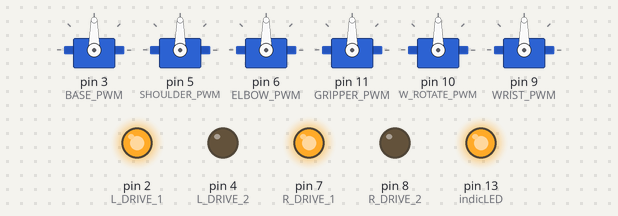
This sketch was run on a simulated Arduino Uno, built with avr-gcc and run on an emulated ATmega328P. Parts: 6 × servo, output pins drawn as LEDs (lit = HIGH). Random numbers use the default seed unless the sketch sets one.

Above: at 2.6 s.
At 4.6 s:
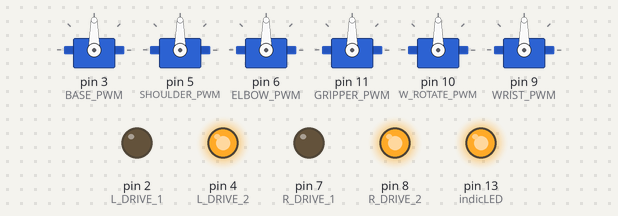
At 6.6 s:
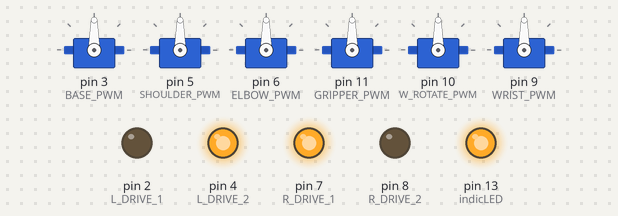
At 8.6 s:
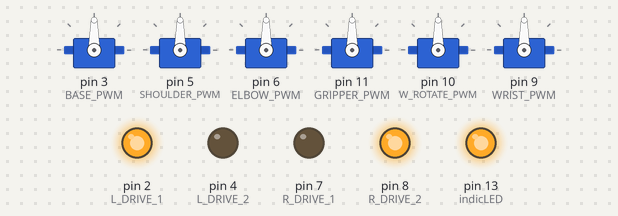
At 10.6 s:
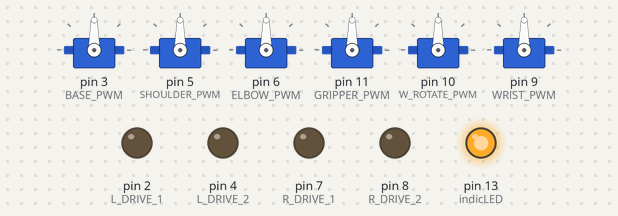
Timing chart, 0 to 13.2 s (numbered marks = the images above):
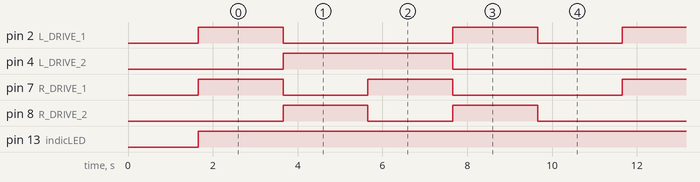

Measured:
- by itself, pin 2 (L_DRIVE_1): repeats every 10.0 s: LOW 4.0 s, HIGH 2.0 s, LOW 2.0 s, HIGH 2.0 s
- by itself, pin 4 (L_DRIVE_2): alternates HIGH for 4.0 s and LOW for 6.0 s
- by itself, pin 7 (R_DRIVE_1), pin 8 (R_DRIVE_2): repeats every 10.0 s: LOW 2.0 s, HIGH 2.0 s, LOW 4.0 s, HIGH 2.0 s
- by itself, pin 13 (indicLED): LOW → HIGH at 1.7 s

The sketch:

robot.ino
```cpp
/*
elbow - up = 15, down = 130
base - left = 0, right = 180
shoulder - back = 0, forward = 180
wrist - down = 0, up = 180
wrist rotate - left = 0, right = 180
gripper - open = 10, closed = 180
*/


#include <Servo.h>  // servo library
#include "sn754410.h"

const int NORM_SPD = 15;//speed set() moves at: lower NORM_SPD means faster movement
const int SLOW_SPD = 35; //speed for spd=0
const int FAST_SPD = 0;//delay for spd=2

//PWM's : 3, 5, 6, 9, 10, 11
const int BASE_PWM = 3;
const int SHOULDER_PWM = 5;
const int ELBOW_PWM = 6;
const int WRIST_PWM = 9;
const int W_ROTATE_PWM = 10;
const int GRIPPER_PWM = 11;

const int indicLED = 13;

const int L_DRIVE_1 = 2;
const int L_DRIVE_2 = 4;
const int R_DRIVE_1 = 7;
const int R_DRIVE_2 = 8;

//analog pins
const int PRESSURE_PIN = 0;

//gripper constants:
const int OPEN = 15;
const int CLOSED = 170;

//Motor declarations
Servo base;
Servo shoulder;
Servo elbow;
Servo wrist;
Servo wrist_rotate;
Servo gripper;

sn754410 drive(L_DRIVE_1, L_DRIVE_2, R_DRIVE_1, R_DRIVE_2);

void setup()
{
  //If you ever want to
  // release the servo (allowing it to be turned by hand),
  // you can call servo1.detach()

  //Set up digital outputs
  pinMode(indicLED, OUTPUT);
  pinMode(L_DRIVE_1, OUTPUT);
  pinMode(L_DRIVE_2, OUTPUT);
  pinMode(R_DRIVE_1, OUTPUT);
  pinMode(R_DRIVE_2, OUTPUT);

  //seed random
  randomSeed(analogRead(2));

  //enable servos
  base.attach(BASE_PWM);
  shoulder.attach(SHOULDER_PWM);
  elbow.attach(ELBOW_PWM);
  gripper.attach(GRIPPER_PWM);
  wrist_rotate.attach(W_ROTATE_PWM);
  wrist.attach(WRIST_PWM);

  //begin serial transmission
  Serial.begin(9600);

  //optional
  Home();
}


void loop()
{
  digitalWrite(indicLED, HIGH);
  rtnDrive();
}

//////////////////////////////////////routines//////////////////////////////////////////
void rtnTest(){
  //moves all motors in a pattern
  for(float i=0.2; i<1.0; i+=0.01){
    drive.set(i, i);
    delay(100);
  }
  drive.set(0,0);

  set(wrist, 90, 1);
  set(wrist_rotate, 180, 1);
  set(gripper, CLOSED, 1);
  set(gripper, OPEN, 1);
  set(base, 0, 0);
  set(base, 180, 0);
  Home();
  set(shoulder, 90, 1);
  set(elbow, 15, 1);
  Home();
}

void rtnFlyTrap(){
  //stays still with gripper open. closes when the pressure sensor is touched
  //mostly just a test of the sensor
  set(wrist,90,1);
  while (analogRead(PRESSURE_PIN)<6){
    int val = analogRead(PRESSURE_PIN);
    if (val>3){
      Serial.println(val);
    }
    set(gripper, OPEN, 2);
  }
  set(gripper, CLOSED, 2);
  delay(3000);
  set(gripper, OPEN, 0);
}

void rtnPickPlace(){
  Home();
  set(elbow, 20, 1);
  set(wrist_rotate, 180, 1);
  set(wrist, 30, 2);
  set(shoulder, 160, 1);
  set(gripper, CLOSED, 1);
  while(has_object() == false){
    set(gripper, OPEN, 1);
    set(shoulder, 100, 1);
    set(base, random(70, 120), 1);
    set(shoulder, 160, 1);
    set(gripper, CLOSED, 1);
  }
  Home();
  drive.set(1,-1);
  delay(4000);
  drive.set(0,0);
  set(wrist, 90, 1);
  set(gripper, OPEN, 1);
  Home();
  drive.set(1,-1);
  delay(4000);
  drive.set(0,0);
}

void rtnGive(){
  drive.set(1,1);
  delay(3000);
  drive.set(0,0);
  set(gripper, OPEN, 2);
  set(wrist_rotate, 90, 2);
  set(elbow, 30, 2);
  set(shoulder, 135, 1);
  set(wrist, 90, 0);
  set(gripper, CLOSED, 0);
  set(shoulder, 90, 1);
  set(wrist, 0, 1);
  drive.set(1,-1);
  delay(3000);
  drive.set(0,0);
  delay(500);
  drive.set(1,1);
  delay(3000);
  drive.set(0,0);
  set(shoulder, 135, 0);
  set(wrist, 90, 0);
  delay(1000);
  set(gripper, OPEN, 1);
  delay(1000);
  set(shoulder, 90, 1);
  set(wrist, 0, 1);
  drive.set(1,-1);
  delay(3000);
  drive.set(0,0);
  delay(5000);
}

void rtnDrive(){
  drive.set(1,1);
  delay(2000);
  drive.set(-1,-1);
  delay(2000);
  drive.set(-1,1);
  delay(2000);
  drive.set(1,-1);
  delay(2000);
  drive.set(0,0);
  delay(2000);
}

void rtnPen(){
   set(base, 90, 2);
   set(shoulder, 110, 2);
   set(elbow, 120, 2);
   set(wrist, 135, 2);
   set(wrist_rotate, 90, 2);
   set(gripper, 140, 2);
   while(true){
     set(base,130,1);
     delay(500);
     set(base, 60,1);
     delay(500);
   }
}


void rtnPiano(){
   int DOWN = 85;
   int UP = 50;
   set(wrist, 0 , 1);
   set(shoulder, 100, 1);
   set(base, 80, 1);
   set(gripper, OPEN, 2);
   set(wrist_rotate, 10, 1);
   set(elbow, UP, 1);

   set(elbow, DOWN, 1);
   set(elbow, UP, 1);
   set(base, 100, 1);
   set(wrist_rotate, 0, 1);
   set(elbow, DOWN, 1);
   set(elbow, UP, 1);
}

void rtnLaser(){
  //routine to hold a laser pointer and have a dog chase the beam
  int HOLD = 120;//angle for gripper to holp laser without turning it on
  int PRESS = 140;//angle for gripper to turn on laser

  set(base, 90, 1);
  set(shoulder, 80, 1);
  set(elbow, 50, 1);
  set(wrist, 60, 1);
  set(wrist_rotate, 90, 1);
  delay(3000);
  set(gripper, HOLD, 0);
  delay(1000);
  set(gripper, PRESS, 0);

  while(true){
  set(base, random(30, 150), 1);
  set(wrist, random(35, 75), 0);
  drive.set(random(-1,2), random(-1,2));
  delay(1000);
  }
}

void rtnScoop(){
  set(gripper, CLOSED, 1);

  set(base, 40, 1);
  set(shoulder, 90, 1);
  set(elbow, 30, 1);
  set(wrist_rotate, 0, 1);
  set(wrist, 20, 1);
  delay(500);
  set(shoulder, 120, 1);
  set(wrist, 65, 0);
  set(shoulder, 100, 0);
  set(wrist, 50, 0);
  set(base, 140, 1);
  set(wrist_rotate, 180, 1);
}

void rtnMelon(){
  //ball a melon
  set(shoulder, 90, 1);
  set(base, 50, 1);
  set(elbow, 80, 1);
  set(wrist, 90, 1);
  set(wrist_rotate, 0, 1);
  set(gripper, CLOSED, 1);
  delay(500);
  set(elbow, 110, 1);
  set(wrist_rotate, 180, 1);
  set(wrist, 110, 1);
  set(elbow, 80, 1);
  set(base, 120, 1);
  set(wrist_rotate, 0, 1);
  for(int i=0; i<3; i++){
    set(wrist, 100, 2);
    delay(100);
    set(wrist, 80, 2);
    delay(100);
  }

}

void rtnOpen(int turns){
  set(base, 90, 1);
  set(shoulder, 90, 1);
  set(elbow, 120, 1);
  set(wrist, 35, 1);
  for(int i=0; i<turns; i++){
     set(gripper, OPEN, 1);
     set(wrist_rotate, 180, 1);
     set(gripper, CLOSED, 1);
     set(wrist_rotate, 0, 1);
  }
  elbow.write(90);
  wrist.write(0);
  delay(300);
  set(wrist, 95, 1);
  delay(3000);
}

void Home(){
  //set the robot to a resting position
  set(shoulder, 80, 1);
  set(elbow, 100, 1);
  set(base, 100, 1);
  set(wrist, 10, 1);
  set(wrist_rotate, 90, 1);
  //set(gripper, OPEN, 1);
}

void close_gripper(){
  int i = gripper.read();
  while(has_object()==false){
    set(gripper, i, 2);
    i+=1;
  }
}

/////////////////////////////////////////////////////////////////////set() function////////////////////////////////////////////////////////////////////////////////
  // Tell servo to move at a slower speed
void set(Servo motor, int new_position, int spd){
  //spd=0,1,2    0=slow   1=normal   2=max
  int Delay;
  if (spd==0){
    Delay=SLOW_SPD;
  }else if (spd==2){
    Delay=FAST_SPD;
  }else{
    Delay=NORM_SPD;
  }

  int current_position = motor.read();
  if (current_position < new_position){
    for (current_position; current_position < new_position; current_position++){
      motor.write(current_position);
      delay(Delay);
    }
  }
  else if(current_position > new_position){
    for (current_position; current_position > new_position; current_position--){
      motor.write(current_position);
      delay(Delay);
    }
  }
}

////////////////////////////////gripper pressure sensing///////////////
boolean has_object(){
  if (analogRead(PRESSURE_PIN)>50){
    return true;
  } else{
    return false;
  }
}
```
